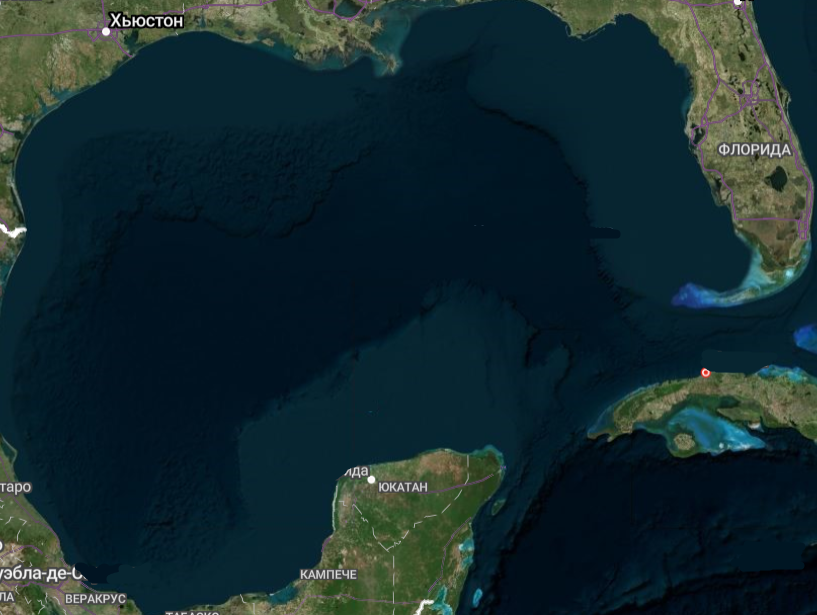
#> input picture Third year/cv/Lab_work_5-6/1.png, 817 x 615 px
$ python Holovnia_lab5.py
#> lines starting #> are read from the running program, lines starting #| are printed output that depends on the picture; after the words box and inside, x2 and y2 are one past the last pixel; in counts of white or black regions, pixels touching at a corner belong together; long printed decimals are rounded
import cv2
import numpy as np
from matplotlib import pyplot as plt

# зчитування та відображення зображення
FileIm = "1.png"
img = cv2.imread(FileIm)
#> img is the input picture: shape (615, 817, 3); mean B, G, R 46.6, 42.3, 21
img = cv2.cvtColor(img, cv2.COLOR_BGR2RGB)
plt.imshow(img)
plt.show()

# 1 зображення
img = cv2.GaussianBlur(img, (7, 7), 3)
hsv_img = cv2.cvtColor(img, cv2.COLOR_RGB2HSV)
#> hsv_img: shape (615, 817, 3); mean H, S, V 89, 199.9, 52
lower_range = (0, 0, 0)
upper_range = (180, 255, 50)

mask = cv2.inRange(hsv_img, lower_range, upper_range)
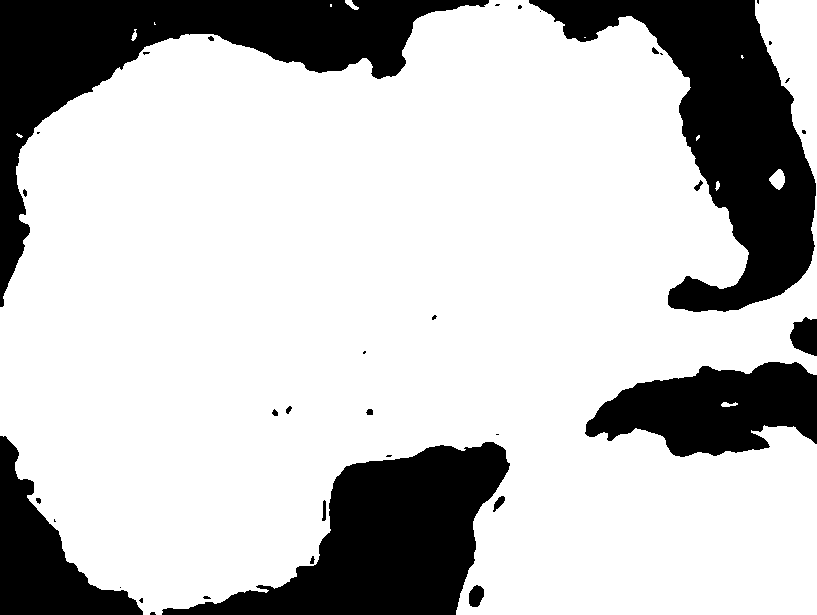
#> mask: shape (615, 817); 76% white; 37 black regions (19 under 20 px), largest, box (x1, y1, x2, y2) and area: (529, 0, 816, 312) 33014, (0, 0, 489, 307) 32922, (162, 442, 510, 615) 28210

kernel = np.ones((5, 5), np.uint8)
mask = cv2.morphologyEx(mask, cv2.MORPH_CLOSE, kernel)
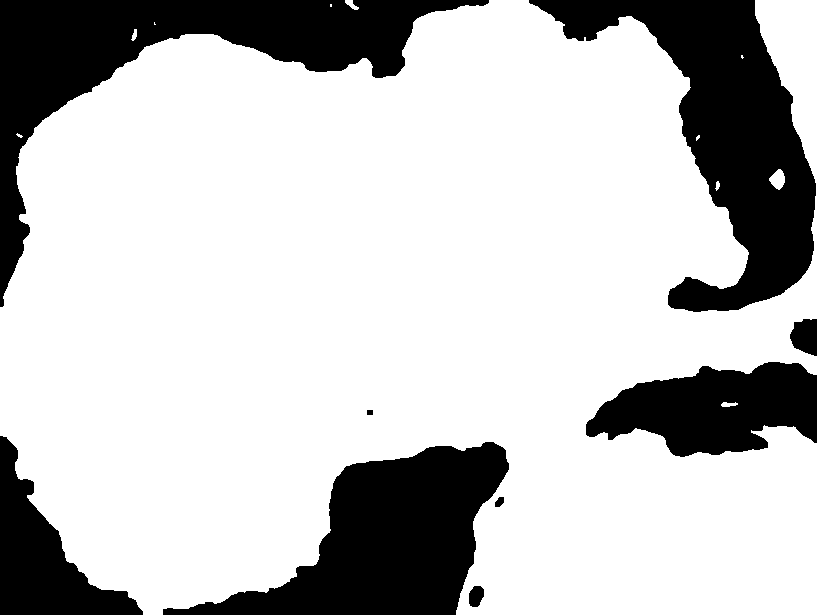
#> mask: shape (615, 817); 76.1% white; 9 black regions, largest, box (x1, y1, x2, y2) and area: (529, 0, 816, 312) 32976, (0, 0, 489, 307) 32879, (163, 442, 509, 615) 28144

plt.imshow(mask)
plt.show()

img[mask > 0] = (255, 255, 0)
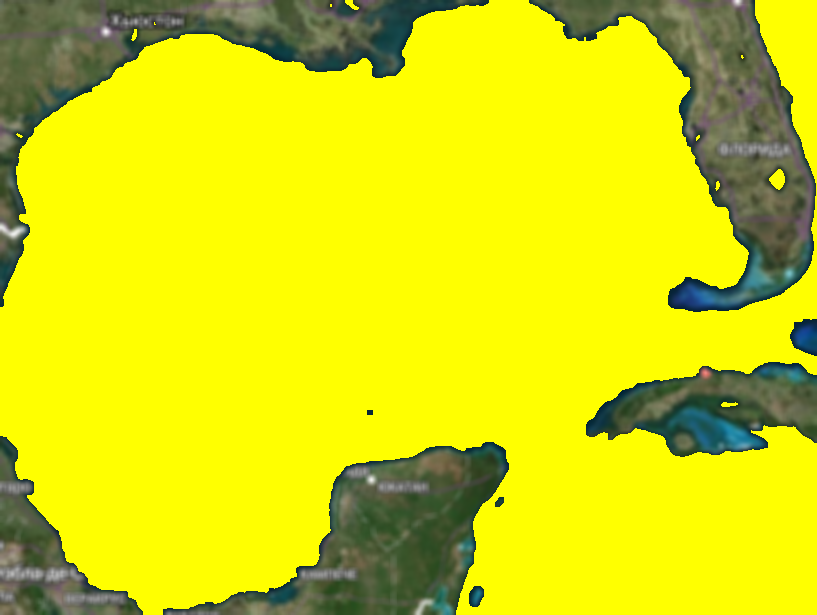
#> img: shape (615, 817, 3); mean R, G, B 212.4, 216.1, 17.1
res = img.shape
#> res = (615, 817, 3)
water = np.sum(mask == 255)
#> water = 382548
print("Відсоток води : " + str(water / (res[0] * res[1]) * 100))
#| Відсоток води : 76.136


# 2 зображення
FileIm = "2.png"
img = cv2.imread(FileIm)
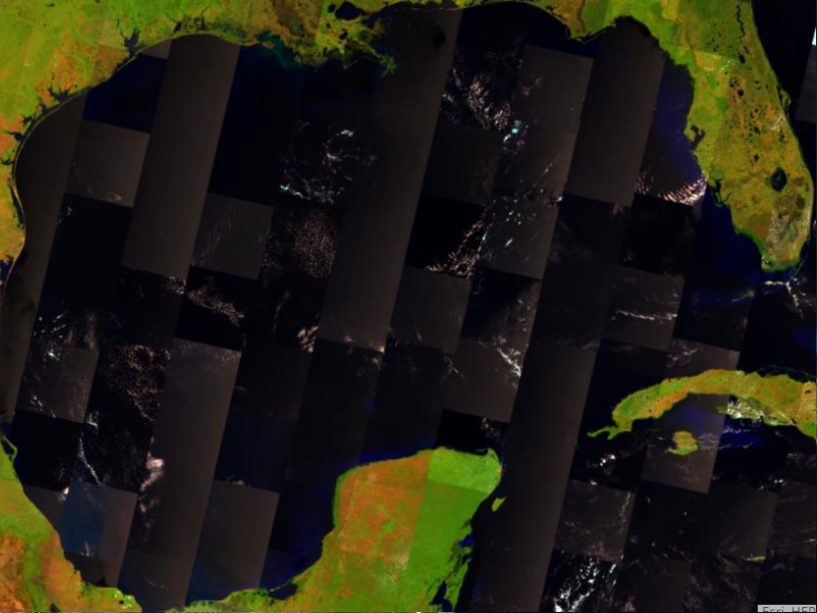
#> input picture Third year/cv/Lab_work_5-6/2.png, 817 x 613 px
#> img is the input picture: shape (613, 817, 3); mean B, G, R 20, 32.1, 34.5
img = cv2.cvtColor(img, cv2.COLOR_BGR2RGB)
plt.imshow(img)
plt.show()

img = cv2.GaussianBlur(img, (7, 7), 3)
hsv_img = cv2.cvtColor(img, cv2.COLOR_RGB2HSV)
#> hsv_img: shape (613, 817, 3); mean H, S, V 98.9, 123.4, 39.8
lower_range = (70, 0, 0)
upper_range = (180, 255, 100)

mask = cv2.inRange(hsv_img, lower_range, upper_range)
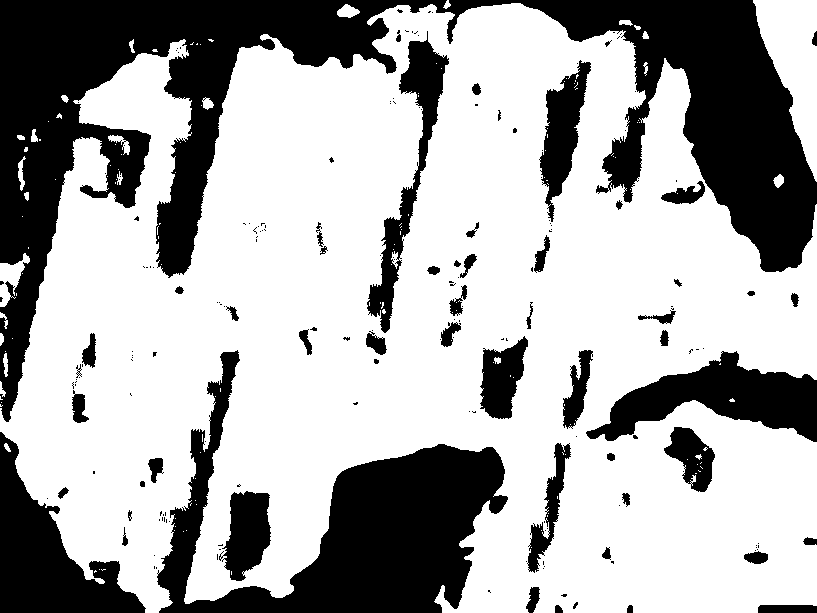
#> mask: shape (613, 817); 67.2% white; 192 black regions (137 under 20 px), largest, box (x1, y1, x2, y2) and area: (0, 0, 817, 422) 85478, (157, 350, 508, 613) 32634, (0, 432, 146, 613) 11182

kernel = np.ones((5, 5), np.uint8)
mask = cv2.morphologyEx(mask, cv2.MORPH_CLOSE, kernel)
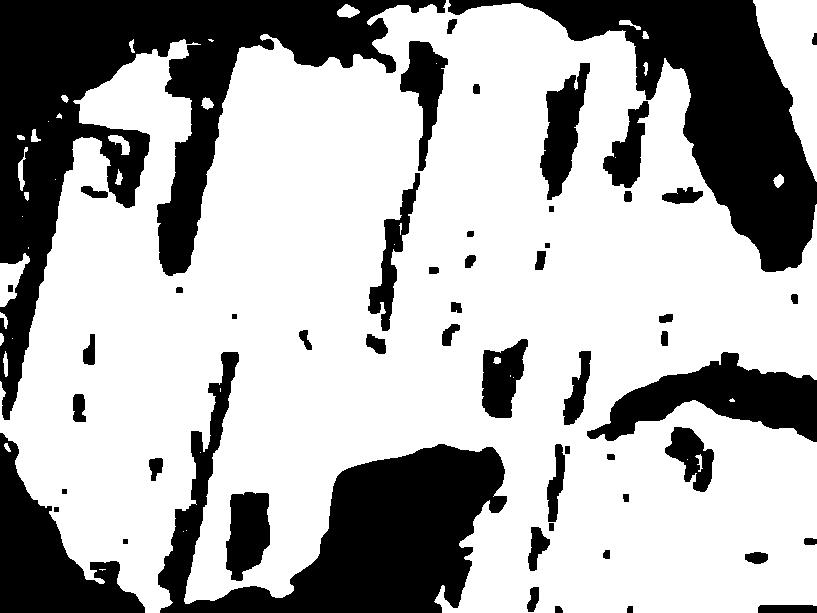
#> mask: shape (613, 817); 68.1% white; 54 black regions, largest, box (x1, y1, x2, y2) and area: (0, 0, 446, 420) 50895, (158, 352, 507, 613) 32313, (448, 0, 817, 272) 31167

plt.imshow(mask)
plt.show()

img[mask > 0] = (255, 255, 0)
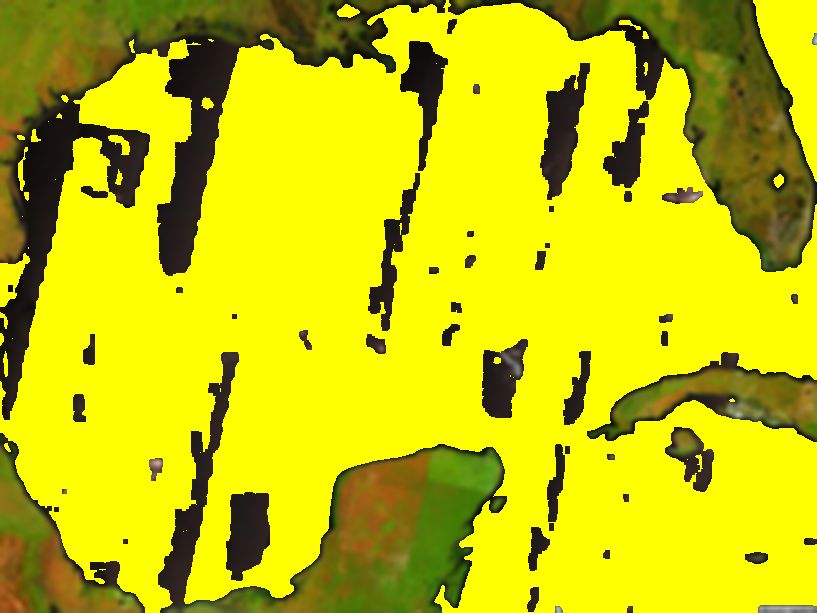
#> img: shape (613, 817, 3); mean R, G, B 197.6, 196.8, 6.6
res = img.shape
#> res = (613, 817, 3)
water = np.sum(mask == 255)
#> water = 341113
print("Відсоток води : " + str(water / (res[0] * res[1]) * 100))
#| Відсоток води : 68.111
